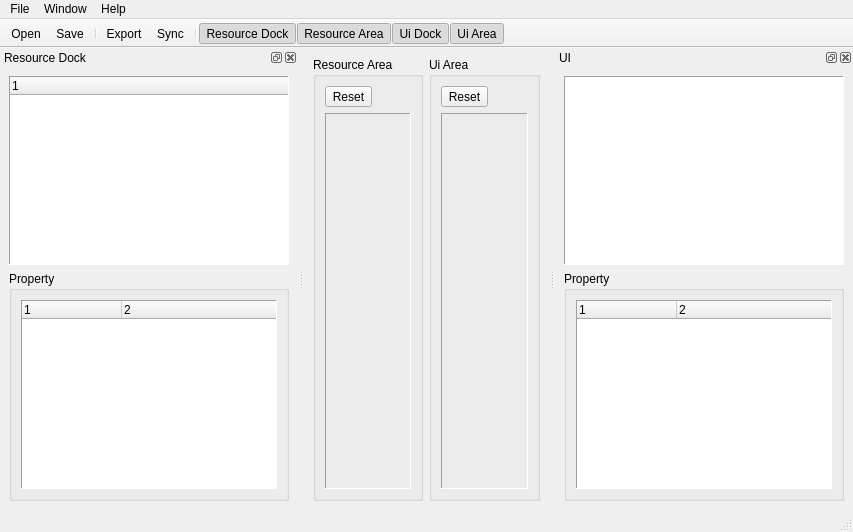
<?xml version="1.0" encoding="UTF-8"?>
<ui version="4.0">
 <class>MainWindow</class>
 <widget class="QMainWindow" name="MainWindow">
  <property name="geometry">
   <rect>
    <x>0</x>
    <y>0</y>
    <width>853</width>
    <height>532</height>
   </rect>
  </property>
  <property name="windowTitle">
   <string>MainWindow</string>
  </property>
  <widget class="QWidget" name="centralwidget">
   <layout class="QHBoxLayout" name="horizontalLayout_3">
    <item>
     <widget class="QGroupBox" name="resAreaGroupBox">
      <property name="title">
       <string>Resource Area</string>
      </property>
      <layout class="QVBoxLayout" name="verticalLayout_8">
       <item>
        <layout class="QHBoxLayout" name="resAreaBtnLayout">
         <item>
          <widget class="QToolButton" name="resAreaResetBtn">
           <property name="text">
            <string>Reset</string>
           </property>
          </widget>
         </item>
         <item>
          <spacer name="horizontalSpacer_2">
           <property name="orientation">
            <enum>Qt::Horizontal</enum>
           </property>
           <property name="sizeHint" stdset="0">
            <size>
             <width>40</width>
             <height>20</height>
            </size>
           </property>
          </spacer>
         </item>
        </layout>
       </item>
       <item>
        <widget class="YCQUiArea" name="resArea">
         <property name="sizePolicy">
          <sizepolicy hsizetype="Preferred" vsizetype="Expanding">
           <horstretch>0</horstretch>
           <verstretch>0</verstretch>
          </sizepolicy>
         </property>
         <property name="frameShape">
          <enum>QFrame::Panel</enum>
         </property>
         <property name="frameShadow">
          <enum>QFrame::Sunken</enum>
         </property>
        </widget>
       </item>
      </layout>
     </widget>
    </item>
    <item>
     <widget class="QGroupBox" name="uiAreaGroupBox">
      <property name="title">
       <string>Ui Area</string>
      </property>
      <layout class="QVBoxLayout" name="verticalLayout_9">
       <item>
        <layout class="QHBoxLayout" name="uiAreaBtnLayout">
         <item>
          <widget class="QToolButton" name="uiAreaResetBtn">
           <property name="text">
            <string>Reset</string>
           </property>
          </widget>
         </item>
         <item>
          <spacer name="horizontalSpacer">
           <property name="orientation">
            <enum>Qt::Horizontal</enum>
           </property>
           <property name="sizeHint" stdset="0">
            <size>
             <width>40</width>
             <height>20</height>
            </size>
           </property>
          </spacer>
         </item>
        </layout>
       </item>
       <item>
        <widget class="YCQUiArea" name="uiArea">
         <property name="sizePolicy">
          <sizepolicy hsizetype="Preferred" vsizetype="Expanding">
           <horstretch>0</horstretch>
           <verstretch>0</verstretch>
          </sizepolicy>
         </property>
         <property name="frameShape">
          <enum>QFrame::Panel</enum>
         </property>
         <property name="frameShadow">
          <enum>QFrame::Sunken</enum>
         </property>
        </widget>
       </item>
      </layout>
     </widget>
    </item>
   </layout>
  </widget>
  <widget class="QMenuBar" name="menubar">
   <property name="geometry">
    <rect>
     <x>0</x>
     <y>0</y>
     <width>853</width>
     <height>17</height>
    </rect>
   </property>
   <widget class="QMenu" name="menuFile">
    <property name="title">
     <string>File</string>
    </property>
    <addaction name="actionOpen"/>
    <addaction name="actionSave"/>
    <addaction name="separator"/>
    <addaction name="actionExport"/>
    <addaction name="actionSync"/>
    <addaction name="separator"/>
    <addaction name="actionExit"/>
   </widget>
   <widget class="QMenu" name="menuWindow">
    <property name="title">
     <string>Window</string>
    </property>
    <widget class="QMenu" name="menuDock">
     <property name="title">
      <string>Dock</string>
     </property>
     <addaction name="actionDockRes"/>
     <addaction name="actionDockUi"/>
    </widget>
    <widget class="QMenu" name="menuArea">
     <property name="title">
      <string>Area</string>
     </property>
     <addaction name="actionAreaRes"/>
     <addaction name="actionAreaUi"/>
    </widget>
    <addaction name="menuDock"/>
    <addaction name="menuArea"/>
   </widget>
   <widget class="QMenu" name="menuAbout">
    <property name="title">
     <string>Help</string>
    </property>
    <addaction name="actionHelp"/>
    <addaction name="actionEditor"/>
   </widget>
   <addaction name="menuFile"/>
   <addaction name="menuWindow"/>
   <addaction name="menuAbout"/>
  </widget>
  <widget class="QStatusBar" name="statusbar"/>
  <widget class="QDockWidget" name="resDock">
   <property name="floating">
    <bool>false</bool>
   </property>
   <property name="features">
    <set>QDockWidget::AllDockWidgetFeatures</set>
   </property>
   <property name="windowTitle">
    <string>Resource Dock</string>
   </property>
   <attribute name="dockWidgetArea">
    <number>1</number>
   </attribute>
   <widget class="QWidget" name="resDockLayout">
    <layout class="QVBoxLayout" name="verticalLayout_2">
     <item>
      <widget class="QTreeWidget" name="resTree">
       <property name="contextMenuPolicy">
        <enum>Qt::CustomContextMenu</enum>
       </property>
       <property name="frameShape">
        <enum>QFrame::Panel</enum>
       </property>
       <column>
        <property name="text">
         <string notr="true">1</string>
        </property>
       </column>
      </widget>
     </item>
     <item>
      <widget class="QGroupBox" name="resPropertyGroupBox">
       <property name="title">
        <string>Property</string>
       </property>
       <layout class="QVBoxLayout" name="verticalLayout_7">
        <item>
         <widget class="QTreeWidget" name="resPropertyTreeWidget">
          <property name="frameShape">
           <enum>QFrame::Panel</enum>
          </property>
          <property name="columnCount">
           <number>2</number>
          </property>
          <column>
           <property name="text">
            <string notr="true">1</string>
           </property>
          </column>
          <column>
           <property name="text">
            <string notr="true">2</string>
           </property>
          </column>
         </widget>
        </item>
       </layout>
      </widget>
     </item>
    </layout>
   </widget>
  </widget>
  <widget class="QDockWidget" name="uiDock">
   <property name="floating">
    <bool>false</bool>
   </property>
   <property name="features">
    <set>QDockWidget::AllDockWidgetFeatures</set>
   </property>
   <property name="windowTitle">
    <string>UI</string>
   </property>
   <attribute name="dockWidgetArea">
    <number>2</number>
   </attribute>
   <widget class="QWidget" name="uiTreeLayout">
    <layout class="QVBoxLayout" name="verticalLayout">
     <item>
      <widget class="QTreeWidget" name="uiTree">
       <property name="contextMenuPolicy">
        <enum>Qt::CustomContextMenu</enum>
       </property>
       <property name="frameShape">
        <enum>QFrame::Panel</enum>
       </property>
       <property name="columnCount">
        <number>0</number>
       </property>
      </widget>
     </item>
     <item>
      <widget class="QGroupBox" name="uiPropertyGroupBox">
       <property name="title">
        <string>Property</string>
       </property>
       <layout class="QVBoxLayout" name="verticalLayout_6">
        <item>
         <widget class="QTreeWidget" name="uiPropertyTreeWidget">
          <property name="frameShape">
           <enum>QFrame::Panel</enum>
          </property>
          <property name="columnCount">
           <number>2</number>
          </property>
          <column>
           <property name="text">
            <string notr="true">1</string>
           </property>
          </column>
          <column>
           <property name="text">
            <string notr="true">2</string>
           </property>
          </column>
         </widget>
        </item>
       </layout>
      </widget>
     </item>
    </layout>
   </widget>
  </widget>
  <widget class="QToolBar" name="toolBar">
   <property name="windowTitle">
    <string>toolBar</string>
   </property>
   <property name="movable">
    <bool>false</bool>
   </property>
   <attribute name="toolBarArea">
    <enum>TopToolBarArea</enum>
   </attribute>
   <attribute name="toolBarBreak">
    <bool>false</bool>
   </attribute>
   <addaction name="actionBarOpen"/>
   <addaction name="actionBarSave"/>
   <addaction name="separator"/>
   <addaction name="actionBarExport"/>
   <addaction name="actionBarSync"/>
   <addaction name="separator"/>
   <addaction name="actionBarDockRes"/>
   <addaction name="actionBarAreaRes"/>
   <addaction name="actionBarDockUi"/>
   <addaction name="actionBarAreaUi"/>
  </widget>
  <action name="actionOpen">
   <property name="text">
    <string>Open</string>
   </property>
  </action>
  <action name="actionSave">
   <property name="text">
    <string>Save</string>
   </property>
  </action>
  <action name="actionExit">
   <property name="text">
    <string>Exit</string>
   </property>
   <property name="menuRole">
    <enum>QAction::QuitRole</enum>
   </property>
  </action>
  <action name="actionSync">
   <property name="text">
    <string>Sync</string>
   </property>
  </action>
  <action name="actionBarOpen">
   <property name="text">
    <string>Open</string>
   </property>
  </action>
  <action name="actionBarSave">
   <property name="text">
    <string>Save</string>
   </property>
  </action>
  <action name="actionBarSync">
   <property name="text">
    <string>Sync</string>
   </property>
  </action>
  <action name="actionExport">
   <property name="text">
    <string>Export</string>
   </property>
  </action>
  <action name="actionBarExport">
   <property name="text">
    <string>Export</string>
   </property>
  </action>
  <action name="actionDockRes">
   <property name="checkable">
    <bool>true</bool>
   </property>
   <property name="checked">
    <bool>true</bool>
   </property>
   <property name="text">
    <string>Resource</string>
   </property>
  </action>
  <action name="actionDockUi">
   <property name="checkable">
    <bool>true</bool>
   </property>
   <property name="checked">
    <bool>true</bool>
   </property>
   <property name="text">
    <string>Ui</string>
   </property>
  </action>
  <action name="actionFff">
   <property name="text">
    <string>fff</string>
   </property>
  </action>
  <action name="actionAreaRes">
   <property name="checkable">
    <bool>true</bool>
   </property>
   <property name="checked">
    <bool>true</bool>
   </property>
   <property name="text">
    <string>Resource</string>
   </property>
  </action>
  <action name="actionAreaUi">
   <property name="checkable">
    <bool>true</bool>
   </property>
   <property name="checked">
    <bool>true</bool>
   </property>
   <property name="text">
    <string>Ui</string>
   </property>
  </action>
  <action name="actionHelp">
   <property name="text">
    <string>Document</string>
   </property>
  </action>
  <action name="actionEditor">
   <property name="text">
    <string>About</string>
   </property>
  </action>
  <action name="actionBarDockRes">
   <property name="checkable">
    <bool>true</bool>
   </property>
   <property name="checked">
    <bool>true</bool>
   </property>
   <property name="text">
    <string>Resource Dock</string>
   </property>
  </action>
  <action name="actionBarAreaRes">
   <property name="checkable">
    <bool>true</bool>
   </property>
   <property name="checked">
    <bool>true</bool>
   </property>
   <property name="text">
    <string>Resource Area</string>
   </property>
  </action>
  <action name="actionBarDockUi">
   <property name="checkable">
    <bool>true</bool>
   </property>
   <property name="checked">
    <bool>true</bool>
   </property>
   <property name="text">
    <string>Ui Dock</string>
   </property>
  </action>
  <action name="actionBarAreaUi">
   <property name="checkable">
    <bool>true</bool>
   </property>
   <property name="checked">
    <bool>true</bool>
   </property>
   <property name="text">
    <string>Ui Area</string>
   </property>
  </action>
 </widget>
 <customwidgets>
  <customwidget>
   <class>YCQUiArea</class>
   <extends>QFrame</extends>
   <header>quiarea.h</header>
   <container>1</container>
   <slots>
    <signal>visibilityChanged(bool)</signal>
    <slot>onClickedReset()</slot>
   </slots>
  </customwidget>
 </customwidgets>
 <resources/>
 <connections>
  <connection>
   <sender>actionExit</sender>
   <signal>triggered()</signal>
   <receiver>MainWindow</receiver>
   <slot>close()</slot>
   <hints>
    <hint type="sourcelabel">
     <x>-1</x>
     <y>-1</y>
    </hint>
    <hint type="destinationlabel">
     <x>289</x>
     <y>271</y>
    </hint>
   </hints>
  </connection>
  <connection>
   <sender>actionOpen</sender>
   <signal>triggered()</signal>
   <receiver>MainWindow</receiver>
   <slot>onClickedOpen()</slot>
   <hints>
    <hint type="sourcelabel">
     <x>-1</x>
     <y>-1</y>
    </hint>
    <hint type="destinationlabel">
     <x>289</x>
     <y>271</y>
    </hint>
   </hints>
  </connection>
  <connection>
   <sender>actionSave</sender>
   <signal>triggered()</signal>
   <receiver>MainWindow</receiver>
   <slot>onClickedSave()</slot>
   <hints>
    <hint type="sourcelabel">
     <x>-1</x>
     <y>-1</y>
    </hint>
    <hint type="destinationlabel">
     <x>289</x>
     <y>271</y>
    </hint>
   </hints>
  </connection>
  <connection>
   <sender>actionSync</sender>
   <signal>triggered()</signal>
   <receiver>MainWindow</receiver>
   <slot>onClickedSync()</slot>
   <hints>
    <hint type="sourcelabel">
     <x>-1</x>
     <y>-1</y>
    </hint>
    <hint type="destinationlabel">
     <x>289</x>
     <y>271</y>
    </hint>
   </hints>
  </connection>
  <connection>
   <sender>actionBarOpen</sender>
   <signal>triggered()</signal>
   <receiver>MainWindow</receiver>
   <slot>onClickedOpen()</slot>
   <hints>
    <hint type="sourcelabel">
     <x>-1</x>
     <y>-1</y>
    </hint>
    <hint type="destinationlabel">
     <x>289</x>
     <y>271</y>
    </hint>
   </hints>
  </connection>
  <connection>
   <sender>actionBarSave</sender>
   <signal>triggered()</signal>
   <receiver>MainWindow</receiver>
   <slot>onClickedSave()</slot>
   <hints>
    <hint type="sourcelabel">
     <x>-1</x>
     <y>-1</y>
    </hint>
    <hint type="destinationlabel">
     <x>289</x>
     <y>271</y>
    </hint>
   </hints>
  </connection>
  <connection>
   <sender>actionBarSync</sender>
   <signal>triggered()</signal>
   <receiver>MainWindow</receiver>
   <slot>onClickedSync()</slot>
   <hints>
    <hint type="sourcelabel">
     <x>-1</x>
     <y>-1</y>
    </hint>
    <hint type="destinationlabel">
     <x>289</x>
     <y>271</y>
    </hint>
   </hints>
  </connection>
  <connection>
   <sender>resTree</sender>
   <signal>itemClicked(QTreeWidgetItem*,int)</signal>
   <receiver>MainWindow</receiver>
   <slot>onResTreeItemSelected(QTreeWidgetItem*,int)</slot>
   <hints>
    <hint type="sourcelabel">
     <x>136</x>
     <y>286</y>
    </hint>
    <hint type="destinationlabel">
     <x>426</x>
     <y>265</y>
    </hint>
   </hints>
  </connection>
  <connection>
   <sender>actionBarOpen</sender>
   <signal>triggered()</signal>
   <receiver>MainWindow</receiver>
   <slot>onClickedExport()</slot>
   <hints>
    <hint type="sourcelabel">
     <x>-1</x>
     <y>-1</y>
    </hint>
    <hint type="destinationlabel">
     <x>426</x>
     <y>265</y>
    </hint>
   </hints>
  </connection>
  <connection>
   <sender>actionExport</sender>
   <signal>triggered()</signal>
   <receiver>MainWindow</receiver>
   <slot>onClickedExport()</slot>
   <hints>
    <hint type="sourcelabel">
     <x>-1</x>
     <y>-1</y>
    </hint>
    <hint type="destinationlabel">
     <x>426</x>
     <y>265</y>
    </hint>
   </hints>
  </connection>
  <connection>
   <sender>resTree</sender>
   <signal>customContextMenuRequested(QPoint)</signal>
   <receiver>MainWindow</receiver>
   <slot>onResTreeContextMenu(QPoint)</slot>
   <hints>
    <hint type="sourcelabel">
     <x>136</x>
     <y>286</y>
    </hint>
    <hint type="destinationlabel">
     <x>426</x>
     <y>265</y>
    </hint>
   </hints>
  </connection>
  <connection>
   <sender>uiTree</sender>
   <signal>customContextMenuRequested(QPoint)</signal>
   <receiver>MainWindow</receiver>
   <slot>onUiTreeContextMenu(QPoint)</slot>
   <hints>
    <hint type="sourcelabel">
     <x>706</x>
     <y>156</y>
    </hint>
    <hint type="destinationlabel">
     <x>426</x>
     <y>265</y>
    </hint>
   </hints>
  </connection>
  <connection>
   <sender>actionDockRes</sender>
   <signal>triggered()</signal>
   <receiver>MainWindow</receiver>
   <slot>onClickedMenuWindowDockRes()</slot>
   <hints>
    <hint type="sourcelabel">
     <x>-1</x>
     <y>-1</y>
    </hint>
    <hint type="destinationlabel">
     <x>426</x>
     <y>265</y>
    </hint>
   </hints>
  </connection>
  <connection>
   <sender>actionDockUi</sender>
   <signal>triggered()</signal>
   <receiver>MainWindow</receiver>
   <slot>onClickedMenuWindowDockUi()</slot>
   <hints>
    <hint type="sourcelabel">
     <x>-1</x>
     <y>-1</y>
    </hint>
    <hint type="destinationlabel">
     <x>426</x>
     <y>265</y>
    </hint>
   </hints>
  </connection>
  <connection>
   <sender>actionAreaUi</sender>
   <signal>triggered()</signal>
   <receiver>MainWindow</receiver>
   <slot>onClickedMenuWindowAreaUi()</slot>
   <hints>
    <hint type="sourcelabel">
     <x>-1</x>
     <y>-1</y>
    </hint>
    <hint type="destinationlabel">
     <x>426</x>
     <y>265</y>
    </hint>
   </hints>
  </connection>
  <connection>
   <sender>actionAreaRes</sender>
   <signal>triggered()</signal>
   <receiver>MainWindow</receiver>
   <slot>onClickedMenuWindowAreaRes()</slot>
   <hints>
    <hint type="sourcelabel">
     <x>-1</x>
     <y>-1</y>
    </hint>
    <hint type="destinationlabel">
     <x>426</x>
     <y>265</y>
    </hint>
   </hints>
  </connection>
  <connection>
   <sender>resDock</sender>
   <signal>visibilityChanged(bool)</signal>
   <receiver>MainWindow</receiver>
   <slot>onResDockVisibilityChanged(bool)</slot>
   <hints>
    <hint type="sourcelabel">
     <x>110</x>
     <y>276</y>
    </hint>
    <hint type="destinationlabel">
     <x>426</x>
     <y>265</y>
    </hint>
   </hints>
  </connection>
  <connection>
   <sender>resArea</sender>
   <signal>visibilityChanged(bool)</signal>
   <receiver>MainWindow</receiver>
   <slot>onResAreaVisibilityChanged(bool)</slot>
   <hints>
    <hint type="sourcelabel">
     <x>327</x>
     <y>276</y>
    </hint>
    <hint type="destinationlabel">
     <x>426</x>
     <y>265</y>
    </hint>
   </hints>
  </connection>
  <connection>
   <sender>uiDock</sender>
   <signal>visibilityChanged(bool)</signal>
   <receiver>MainWindow</receiver>
   <slot>onUiDockVisibilityChanged(bool)</slot>
   <hints>
    <hint type="sourcelabel">
     <x>740</x>
     <y>276</y>
    </hint>
    <hint type="destinationlabel">
     <x>426</x>
     <y>265</y>
    </hint>
   </hints>
  </connection>
  <connection>
   <sender>uiArea</sender>
   <signal>visibilityChanged(bool)</signal>
   <receiver>MainWindow</receiver>
   <slot>onUiAreaVisibilityChanged(bool)</slot>
   <hints>
    <hint type="sourcelabel">
     <x>521</x>
     <y>276</y>
    </hint>
    <hint type="destinationlabel">
     <x>426</x>
     <y>265</y>
    </hint>
   </hints>
  </connection>
  <connection>
   <sender>uiTree</sender>
   <signal>itemClicked(QTreeWidgetItem*,int)</signal>
   <receiver>MainWindow</receiver>
   <slot>onUiTreeItemSelected(QTreeWidgetItem*,int)</slot>
   <hints>
    <hint type="sourcelabel">
     <x>740</x>
     <y>170</y>
    </hint>
    <hint type="destinationlabel">
     <x>426</x>
     <y>265</y>
    </hint>
   </hints>
  </connection>
  <connection>
   <sender>actionBarDockRes</sender>
   <signal>triggered()</signal>
   <receiver>MainWindow</receiver>
   <slot>onClickedMenuWindowDockRes()</slot>
   <hints>
    <hint type="sourcelabel">
     <x>-1</x>
     <y>-1</y>
    </hint>
    <hint type="destinationlabel">
     <x>426</x>
     <y>265</y>
    </hint>
   </hints>
  </connection>
  <connection>
   <sender>actionBarAreaRes</sender>
   <signal>triggered()</signal>
   <receiver>MainWindow</receiver>
   <slot>onClickedMenuWindowAreaRes()</slot>
   <hints>
    <hint type="sourcelabel">
     <x>-1</x>
     <y>-1</y>
    </hint>
    <hint type="destinationlabel">
     <x>426</x>
     <y>265</y>
    </hint>
   </hints>
  </connection>
  <connection>
   <sender>actionBarAreaUi</sender>
   <signal>triggered()</signal>
   <receiver>MainWindow</receiver>
   <slot>onClickedMenuWindowAreaUi()</slot>
   <hints>
    <hint type="sourcelabel">
     <x>-1</x>
     <y>-1</y>
    </hint>
    <hint type="destinationlabel">
     <x>426</x>
     <y>265</y>
    </hint>
   </hints>
  </connection>
  <connection>
   <sender>actionBarDockUi</sender>
   <signal>triggered()</signal>
   <receiver>MainWindow</receiver>
   <slot>onClickedMenuWindowDockUi()</slot>
   <hints>
    <hint type="sourcelabel">
     <x>-1</x>
     <y>-1</y>
    </hint>
    <hint type="destinationlabel">
     <x>426</x>
     <y>265</y>
    </hint>
   </hints>
  </connection>
  <connection>
   <sender>resAreaResetBtn</sender>
   <signal>clicked()</signal>
   <receiver>resArea</receiver>
   <slot>onClickedReset()</slot>
   <hints>
    <hint type="sourcelabel">
     <x>345</x>
     <y>81</y>
    </hint>
    <hint type="destinationlabel">
     <x>365</x>
     <y>296</y>
    </hint>
   </hints>
  </connection>
  <connection>
   <sender>uiAreaResetBtn</sender>
   <signal>clicked()</signal>
   <receiver>uiArea</receiver>
   <slot>onClickedReset()</slot>
   <hints>
    <hint type="sourcelabel">
     <x>465</x>
     <y>81</y>
    </hint>
    <hint type="destinationlabel">
     <x>486</x>
     <y>296</y>
    </hint>
   </hints>
  </connection>
  <connection>
   <sender>actionBarExport</sender>
   <signal>triggered()</signal>
   <receiver>MainWindow</receiver>
   <slot>onClickedExport()</slot>
   <hints>
    <hint type="sourcelabel">
     <x>-1</x>
     <y>-1</y>
    </hint>
    <hint type="destinationlabel">
     <x>426</x>
     <y>265</y>
    </hint>
   </hints>
  </connection>
 </connections>
 <slots>
  <slot>onClickedOpen()</slot>
  <slot>onClickedSave()</slot>
  <slot>onClickedSync()</slot>
  <slot>onResTreeItemSelected(QTreeWidgetItem*,int)</slot>
  <slot>onClickedExport()</slot>
  <slot>onResTreeContextMenu(QPoint)</slot>
  <slot>onUiTreeContextMenu(QPoint)</slot>
  <slot>onClickedMenuWindowDockRes()</slot>
  <slot>onClickedMenuWindowDockUi()</slot>
  <slot>onClickedMenuWindowAreaRes()</slot>
  <slot>onClickedMenuWindowAreaUi()</slot>
  <slot>onResDockVisibilityChanged(bool)</slot>
  <slot>onResAreaVisibilityChanged(bool)</slot>
  <slot>onUiDockVisibilityChanged(bool)</slot>
  <slot>onUiAreaVisibilityChanged(bool)</slot>
  <slot>onUiTreeItemSelected(QTreeWidgetItem*,int)</slot>
 </slots>
</ui>
